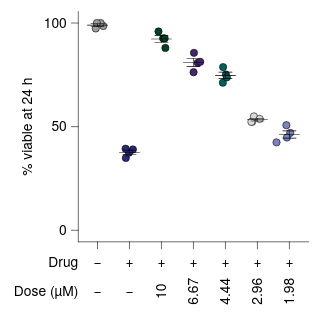

Describe this chart as a Vega-Lite specification.
### Vega-Lite specification from a JSON file in a GitHub repository (floating-point values rounded to 4 significant figures)
{"background": null, "config": {"arc": {"fill": "#DBDBDB", "fillOpacity": 1.0, "innerRadius": 25.0, "padAngle": 0.03, "stroke": "black", "strokeOpacity": 1, "strokeWidth": 0.25}, "area": {"fill": "#DBDBDB", "fillOpacity": 1.0, "stroke": "black", "strokeOpacity": 1, "strokeWidth": 0.25}, "axis": {"domain": true, "domainCap": "round", "domainColor": "black", "domainWidth": 0.25, "grid": false, "gridCap": "round", "gridColor": "#F1F1F1", "gridDash": [0, 0], "gridOpacity": 1.0, "gridWidth": 0.25, "labelColor": "black", "labelFont": "Helvetica Neue, HelveticaNeue, Helvetica, Arial, sans-serif", "labelFontSize": 6, "labelFontStyle": "normal", "labelFontWeight": 400, "offset": 0, "ticks": true, "tickCap": "round", "tickColor": "black", "tickRound": false, "tickSize": 3.0, "tickWidth": 0.25, "titleColor": "black", "titleFont": "Helvetica Neue, HelveticaNeue, Helvetica, Arial, sans-serif", "titleFontSize": 6, "titleFontStyle": "normal", "titleFontWeight": 400}, "axisX": {"domain": true, "labelAlign": "center", "labelAngle": 0, "labels": true, "ticks": true, "translate": 0}, "axisY": {"domain": true, "labelAlign": "right", "labelAngle": 0, "labels": true, "ticks": true, "translate": 0}, "axisRight": {"domain": true, "labelAlign": "left", "labelAngle": 0, "labels": true, "ticks": true, "translate": 0}, "axisTop": {"domain": true, "labelAlign": "center", "labelAngle": 0, "labels": true, "ticks": true, "translate": 0}, "axisBand": {"tickOffset": 0}, "bar": {"fill": "#DBDBDB", "fillOpacity": 1.0, "stroke": "black", "strokeOpacity": 1, "strokeWidth": 0.25}, "boxplot": {"size": 9.0, "ticks": {"cornerRadius": 0.25, "fill": "black", "opacity": 1, "size": 4.5, "thickness": 0.25}, "box": {"fillOpacity": 1.0, "stroke": "black", "strokeOpacity": 1, "strokeWidth": 0.25}, "median": {"cornerRadius": 0, "fill": "black", "fillOpacity": 1.0, "opacity": 1, "size": 9.0, "thickness": 0.25}, "rule": {"fill": "black", "fillOpacity": 1.0, "size": 10.0, "stroke": "black", "strokeDash": [0, 0], "strokeOpacity": 1, "strokeWidth": 0.25}, "outliers": {"color": "black", "fill": "black", "fillOpacity": 1.0, "size": 0, "stroke": "black", "strokeOpacity": 1, "strokeWidth": 0.25}}, "circle": {"fill": "black", "fillOpacity": 1.0, "size": 1.25, "stroke": null, "strokeOpacity": 1, "strokeWidth": 0.25}, "errorband": {"band": {"fillOpacity": 0.6, "stroke": null, "strokeWidth": 0.25, "strokeOpacity": 1}, "borders": {"opacity": 0, "strokeOpacity": 1, "strokeWidth": 0.25}}, "errorbar": {"opacity": 1, "rule": {"strokeDash": [0, 0], "strokeWidth": 0.25}, "ticks": {"color": "black", "cornerRadius": 0.125, "opacity": 1, "size": 6.0, "thickness": 0.25}, "thickness": 0.25}, "font": "Helvetica Neue, HelveticaNeue, Helvetica, Arial, sans-serif", "geoshape": {"fill": "#DBDBDB", "fillOpacity": 1.0, "stroke": "black", "strokeOpacity": 1, "strokeWidth": 0.25}, "header": {"labelColor": "black", "labelFont": "Helvetica Neue, HelveticaNeue, Helvetica, Arial, sans-serif", "labelFontSize": 6, "labelFontStyle": "normal", "labelFontWeight": 400, "titleColor": "black", "titleFont": "Helvetica Neue, HelveticaNeue, Helvetica, Arial, sans-serif", "titleFontSize": 6, "titleFontStyle": "normal", "titleFontWeight": 400, "titlePadding": 0}, "legend": {"disable": false, "offset": 4.5, "titlePadding": 4, "labelOffset": 2, "gradientLabelOffset": 2, "columnPadding": 4, "rowPadding": 2, "gradientThickness": 5, "gradientOpacity": 1.0, "gradientStrokeColor": "black", "gradientStrokeWidth": 0.25, "labelColor": "black", "labelFont": "Helvetica Neue, HelveticaNeue, Helvetica, Arial, sans-serif", "labelFontSize": 6, "labelFontStyle": "normal", "labelFontWeight": 400, "strokeColor": "black", "strokeWidth": 0, "symbolSize": 36, "symbolStrokeColor": "black", "symbolStrokeWidth": 0.25, "titleColor": "black", "titleFont": "Helvetica Neue, HelveticaNeue, Helvetica, Arial, sans-serif", "titleFontSize": 6, "titleFontStyle": "normal", "titleFontWeight": 400}, "line": {"color": "black", "stroke": "black", "strokeCap": "butt", "strokeDash": [0, 0], "strokeOpacity": 1, "strokeWidth": 0.5}, "point": {"filled": true, "fill": "#DBDBDB", "fillOpacity": 1.0, "size": 5.0, "stroke": "black", "strokeOpacity": 1, "strokeWidth": 0.25}, "range": {"category": ["#9D9D9D", "#28287D", "#004225", "#47266F", "#00605D", "#DBDBDB", "#7983C1", "#6E927B", "#937FB4", "#699A97"], "diverging": {"scheme": ["#4F4265", "#6A5C82", "#85789D", "#A196B7", "#BDB5CE", "#D8D6DD", "#F6F6F6", "#CED8D7", "#9DBFBD", "#75A3A0", "#518683", "#326967", "#164D4B"]}, "heatmap": {"scheme": ["#440154", "#472270", "#433E82", "#38598C", "#2C728E", "#238A8D", "#24A086", "#39B578", "#5DC862", "#96D646", "#CAE02D", "#FDE724"]}, "ordinal": {"scheme": ["#F1F1F1", "#DBDBDB", "#C6C6C6", "#B2B2B2", "#9D9D9D", "#898989", "#767676", "#636363", "#515151", "#404040", "#2F2F2F", "#1F1F1F"]}, "ramp": {"scheme": ["#440154", "#472270", "#433E82", "#38598C", "#2C728E", "#238A8D", "#24A086", "#39B578", "#5DC862", "#96D646", "#CAE02D", "#FDE724"]}}, "rule": {"color": "black", "stroke": "black", "strokeCap": "round", "strokeDash": [2, 2], "strokeOpacity": 1, "strokeWidth": 0.25}, "scale": {"barBandPaddingInner": 0.1, "rectBandPaddingInner": 0, "tickBandPaddingInner": 0.1, "bandPaddingOuter": 0.1, "bandWithNestedOffsetPaddingInner": 0.2, "bandWithNestedOffsetPaddingOuter": 0.2, "offsetBandPaddingInner": 0, "offsetBandPaddingOuter": 0, "continuousPadding": 5.0, "round": false}, "rect": {"fill": "#DBDBDB", "fillOpacity": 1.0, "stroke": "black", "strokeOpacity": 1, "strokeWidth": 0.25}, "square": {"fill": "#DBDBDB", "fillOpacity": 1.0, "size": 10.0, "stroke": "black", "strokeOpacity": 1, "strokeWidth": 0.25}, "text": {"color": "black", "font": "Helvetica Neue, HelveticaNeue, Helvetica, Arial, sans-serif", "fontSize": 6, "fontStyle": "normal", "fontWeight": 400}, "tick": {"color": "black", "cornerRadius": 0.125, "opacity": 1.0, "size": 9.0, "thickness": 0.25}, "title": {"anchor": "middle", "frame": "group", "color": "black", "font": "Helvetica Neue, HelveticaNeue, Helvetica, Arial, sans-serif", "fontSize": 6, "fontStyle": "normal", "fontWeight": 400, "subtitleColor": "black", "subtitleFont": "Helvetica Neue, HelveticaNeue, Helvetica, Arial, sans-serif", "subtitleFontSize": 6, "subtitleFontStyle": "normal", "subtitleFontWeight": 400}, "trail": {"color": "black", "opacity": 1, "size": 0.5}, "view": {"continuousWidth": 100, "continuousHeight": 100, "discreteWidth": 100, "discreteHeight": 100, "fill": null, "stroke": null, "strokeWidth": 0.25}}, "vconcat": [{"layer": [{"data": {"name": "data-49313cf7841bc17fae0fc6740501b909"}, "mark": {"type": "circle", "opacity": 1.0, "size": 10.0, "stroke": "black", "strokeOpacity": 1, "strokeWidth": 0.25}, "encoding": {"color": {"field": "condition", "legend": null, "scale": {"domain": ["c0", "c1", "c2", "c3", "c4", "c5", "c6"]}, "sort": ["c0", "c1", "c2", "c3", "c4", "c5", "c6"], "title": null, "type": "nominal"}, "x": {"axis": {"labels": false, "title": null}, "field": "condition", "scale": {"domain": ["c0", "c1", "c2", "c3", "c4", "c5", "c6"]}, "sort": ["c0", "c1", "c2", "c3", "c4", "c5", "c6"], "title": "condition", "type": "nominal"}, "xOffset": {"field": "jitter_x", "scale": {"domain": [-5.595, 5.595], "range": [-0.03991, 11.15]}, "type": "quantitative"}, "y": {"field": "viability", "title": "% viable at 24 h", "type": "quantitative", "scale": {"nice": false}}}}, {"data": {"name": "data-2cf8f2205cca4716f047c50d92acc8a0"}, "mark": {"type": "errorbar"}, "encoding": {"x": {"axis": {"labels": false, "title": null}, "field": "condition", "scale": {"domain": ["c0", "c1", "c2", "c3", "c4", "c5", "c6"]}, "sort": ["c0", "c1", "c2", "c3", "c4", "c5", "c6"], "title": "condition", "type": "nominal"}, "y": {"field": "__mean", "title": "% viable at 24 h", "type": "quantitative", "scale": {"nice": false}}, "yError": {"field": "__error"}}}, {"data": {"name": "data-2cf8f2205cca4716f047c50d92acc8a0"}, "mark": {"type": "tick"}, "encoding": {"x": {"axis": {"labels": false, "title": null}, "field": "condition", "scale": {"domain": ["c0", "c1", "c2", "c3", "c4", "c5", "c6"]}, "sort": ["c0", "c1", "c2", "c3", "c4", "c5", "c6"], "title": "condition", "type": "nominal"}, "y": {"field": "__mean", "title": "% viable at 24 h", "type": "quantitative", "scale": {"nice": false}}}}]}, {"layer": [{"data": {"name": "data-a1426e1e0971aed322581d013b21dd8e"}, "mark": {"type": "text", "align": "right", "baseline": "middle", "fontSize": 6}, "encoding": {"text": {"field": "__label", "type": "nominal"}, "x": {"value": 0}, "y": {"axis": null, "field": "__y", "scale": {"domain": [0, 25.0], "nice": false, "padding": 0, "range": [0, 25.0], "zero": false}, "type": "quantitative"}}}, {"data": {"name": "data-813ecadd63ef0e11a1f3ae6ba373a70d"}, "mark": {"type": "text", "align": "center", "baseline": "middle", "fontSize": 6}, "encoding": {"angle": {"field": "__angle", "scale": null, "type": "quantitative"}, "text": {"field": "__value", "type": "nominal"}, "x": {"axis": {"domain": false, "grid": false, "labels": false, "ticks": false, "title": null}, "field": "__category", "scale": {"domain": ["c0", "c1", "c2", "c3", "c4", "c5", "c6"]}, "sort": ["c0", "c1", "c2", "c3", "c4", "c5", "c6"], "type": "nominal"}, "y": {"axis": null, "field": "__y", "scale": {"domain": [0, 25.0], "nice": false, "padding": 0, "range": [0, 25.0], "zero": false}, "type": "quantitative"}}}, {"data": {"name": "data-62e636eaee1e9611cb1dceacfebea95d"}, "mark": {"type": "text", "align": "center", "baseline": "middle", "fontSize": 6}, "encoding": {"angle": {"field": "__angle", "scale": null, "type": "quantitative"}, "text": {"field": "__value", "type": "nominal"}, "x": {"axis": {"domain": false, "grid": false, "labels": false, "ticks": false, "title": null}, "field": "__category", "scale": {"domain": ["c0", "c1", "c2", "c3", "c4", "c5", "c6"]}, "sort": ["c0", "c1", "c2", "c3", "c4", "c5", "c6"], "type": "nominal"}, "y": {"axis": null, "field": "__y", "scale": {"domain": [0, 25.0], "nice": false, "padding": 0, "range": [0, 25.0], "zero": false}, "type": "quantitative"}}}], "height": 25.0, "view": {"fill": null, "stroke": null}, "width": 100}], "resolve": {"scale": {"x": "shared"}}, "spacing": 0, "$schema": "https://vega.github.io/schema/vega-lite/v6.4.1.json", "datasets": {"data-49313cf7841bc17fae0fc6740501b909": [{"condition": "c0", "viability": 97.37, "jitter_x": -0.7616}, {"condition": "c0", "viability": 98.56, "jitter_x": 2.502}, {"condition": "c0", "viability": 100.0, "jitter_x": 1.361}, {"condition": "c0", "viability": 100.0, "jitter_x": -0.2807}, {"condition": "c1", "viability": 34.9, "jitter_x": -1.577}, {"condition": "c1", "viability": 38.99, "jitter_x": 1.477}, {"condition": "c1", "viability": 37.44, "jitter_x": -0.2456}, {"condition": "c1", "viability": 39.37, "jitter_x": -1.692}, {"condition": "c2", "viability": 87.98, "jitter_x": 1.702}, {"condition": "c2", "viability": 92.6, "jitter_x": 0.7138}, {"condition": "c2", "viability": 92.59, "jitter_x": 1.401}, {"condition": "c2", "viability": 95.94, "jitter_x": -1.297}, {"condition": "c3", "viability": 80.79, "jitter_x": 1.843}, {"condition": "c3", "viability": 81.28, "jitter_x": 2.945}, {"condition": "c3", "viability": 76.27, "jitter_x": 0.05389}, {"condition": "c3", "viability": 85.63, "jitter_x": 0.2217}, {"condition": "c4", "viability": 71.21, "jitter_x": -1.118}, {"condition": "c4", "viability": 78.75, "jitter_x": -1.018}, {"condition": "c4", "viability": 75.18, "jitter_x": 0.2171}, {"condition": "c4", "viability": 73.8, "jitter_x": 0.6187}, {"condition": "c5", "viability": 52.36, "jitter_x": -2.25}, {"condition": "c5", "viability": 52.32, "jitter_x": -2.621}, {"condition": "c5", "viability": 54.95, "jitter_x": -1.526}, {"condition": "c5", "viability": 53.72, "jitter_x": 0.9757}, {"condition": "c6", "viability": 50.71, "jitter_x": -1.309}, {"condition": "c6", "viability": 42.43, "jitter_x": -5.595}, {"condition": "c6", "viability": 46.99, "jitter_x": 0.3582}, {"condition": "c6", "viability": 44.77, "jitter_x": -1.068}], "data-2cf8f2205cca4716f047c50d92acc8a0": [{"condition": "c0", "__mean": 98.98, "__error": 0.6354, "__dysonsphere__": 1}, {"condition": "c1", "__mean": 37.67, "__error": 1.015, "__dysonsphere__": 1}, {"condition": "c2", "__mean": 92.28, "__error": 1.635, "__dysonsphere__": 1}, {"condition": "c3", "__mean": 80.99, "__error": 1.914, "__dysonsphere__": 1}, {"condition": "c4", "__mean": 74.73, "__error": 1.572, "__dysonsphere__": 1}, {"condition": "c5", "__mean": 53.34, "__error": 0.6288, "__dysonsphere__": 1}, {"condition": "c6", "__mean": 46.22, "__error": 1.761, "__dysonsphere__": 1}], "data-a1426e1e0971aed322581d013b21dd8e": [{"__label": "Drug", "__y": 5.0, "__dysonsphere__": 1}, {"__label": "Dose (µM)", "__y": 17.5, "__dysonsphere__": 1}], "data-813ecadd63ef0e11a1f3ae6ba373a70d": [{"__label": "Drug", "__category": "c0", "__value": "−", "__y": 5.0, "__angle": 0.0, "__dysonsphere__": 1}, {"__label": "Drug", "__category": "c1", "__value": "+", "__y": 5.0, "__angle": 0.0, "__dysonsphere__": 1}, {"__label": "Drug", "__category": "c2", "__value": "+", "__y": 5.0, "__angle": 0.0, "__dysonsphere__": 1}, {"__label": "Drug", "__category": "c3", "__value": "+", "__y": 5.0, "__angle": 0.0, "__dysonsphere__": 1}, {"__label": "Drug", "__category": "c4", "__value": "+", "__y": 5.0, "__angle": 0.0, "__dysonsphere__": 1}, {"__label": "Drug", "__category": "c5", "__value": "+", "__y": 5.0, "__angle": 0.0, "__dysonsphere__": 1}, {"__label": "Drug", "__category": "c6", "__value": "+", "__y": 5.0, "__angle": 0.0, "__dysonsphere__": 1}], "data-62e636eaee1e9611cb1dceacfebea95d": [{"__label": "Dose (µM)", "__category": "c0", "__value": "−", "__y": 17.5, "__angle": 0.0, "__dysonsphere__": 1}, {"__label": "Dose (µM)", "__category": "c1", "__value": "−", "__y": 17.5, "__angle": 0.0, "__dysonsphere__": 1}, {"__label": "Dose (µM)", "__category": "c2", "__value": "10", "__y": 17.5, "__angle": 270.0, "__dysonsphere__": 1}, {"__label": "Dose (µM)", "__category": "c3", "__value": "6.67", "__y": 17.5, "__angle": 270.0, "__dysonsphere__": 1}, {"__label": "Dose (µM)", "__category": "c4", "__value": "4.44", "__y": 17.5, "__angle": 270.0, "__dysonsphere__": 1}, {"__label": "Dose (µM)", "__category": "c5", "__value": "2.96", "__y": 17.5, "__angle": 270.0, "__dysonsphere__": 1}, {"__label": "Dose (µM)", "__category": "c6", "__value": "1.98", "__y": 17.5, "__angle": 270.0, "__dysonsphere__": 1}]}}
